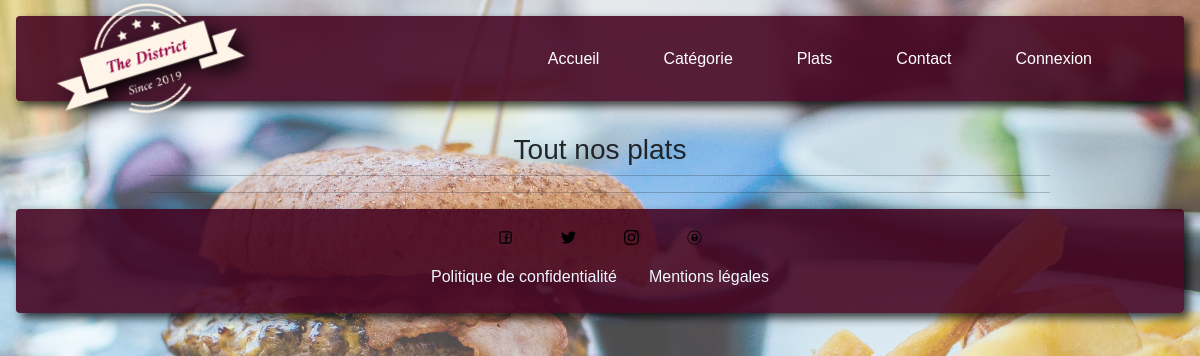
/index.php?page=plat, run on an earlier commit of the app's database.
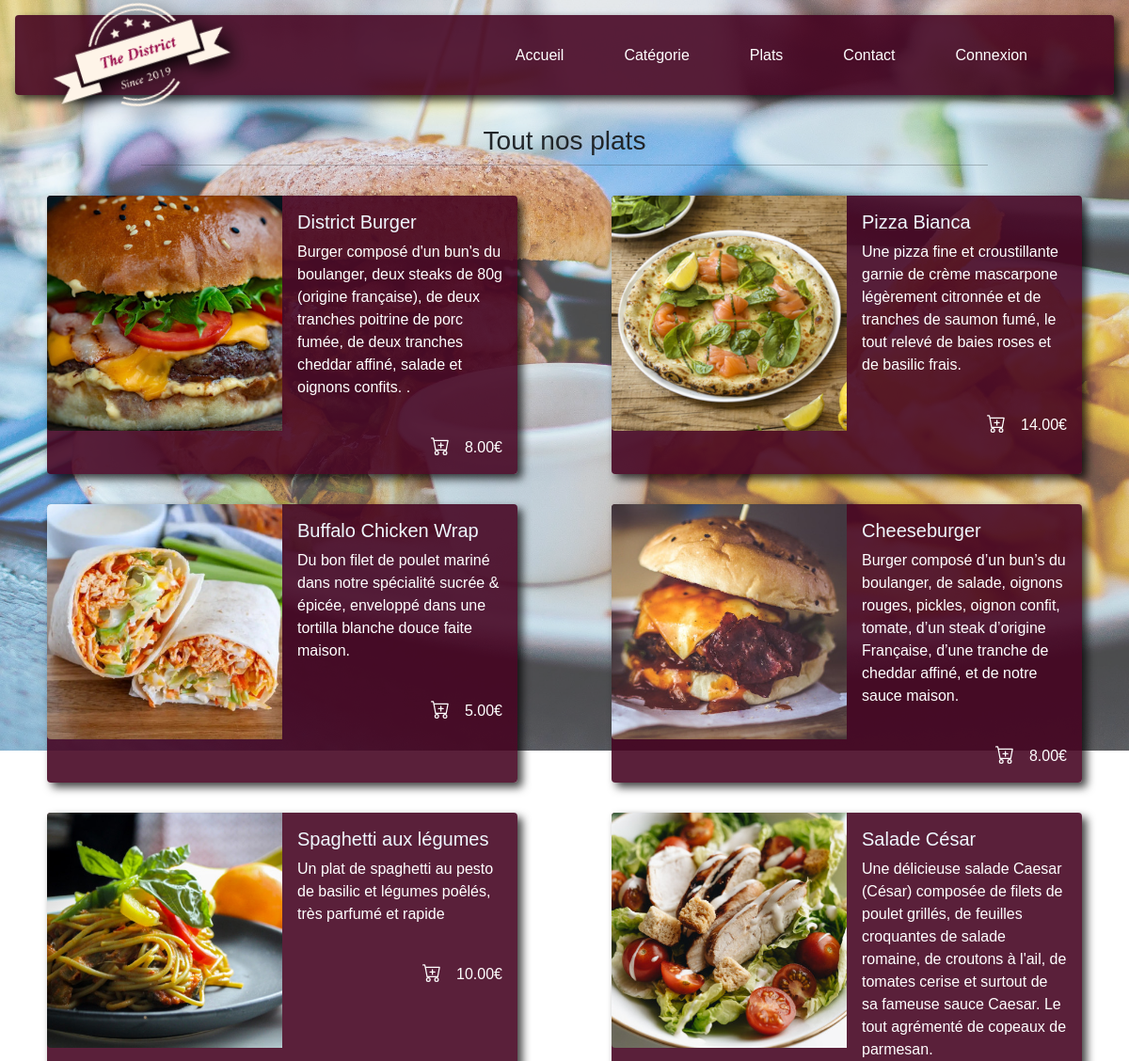
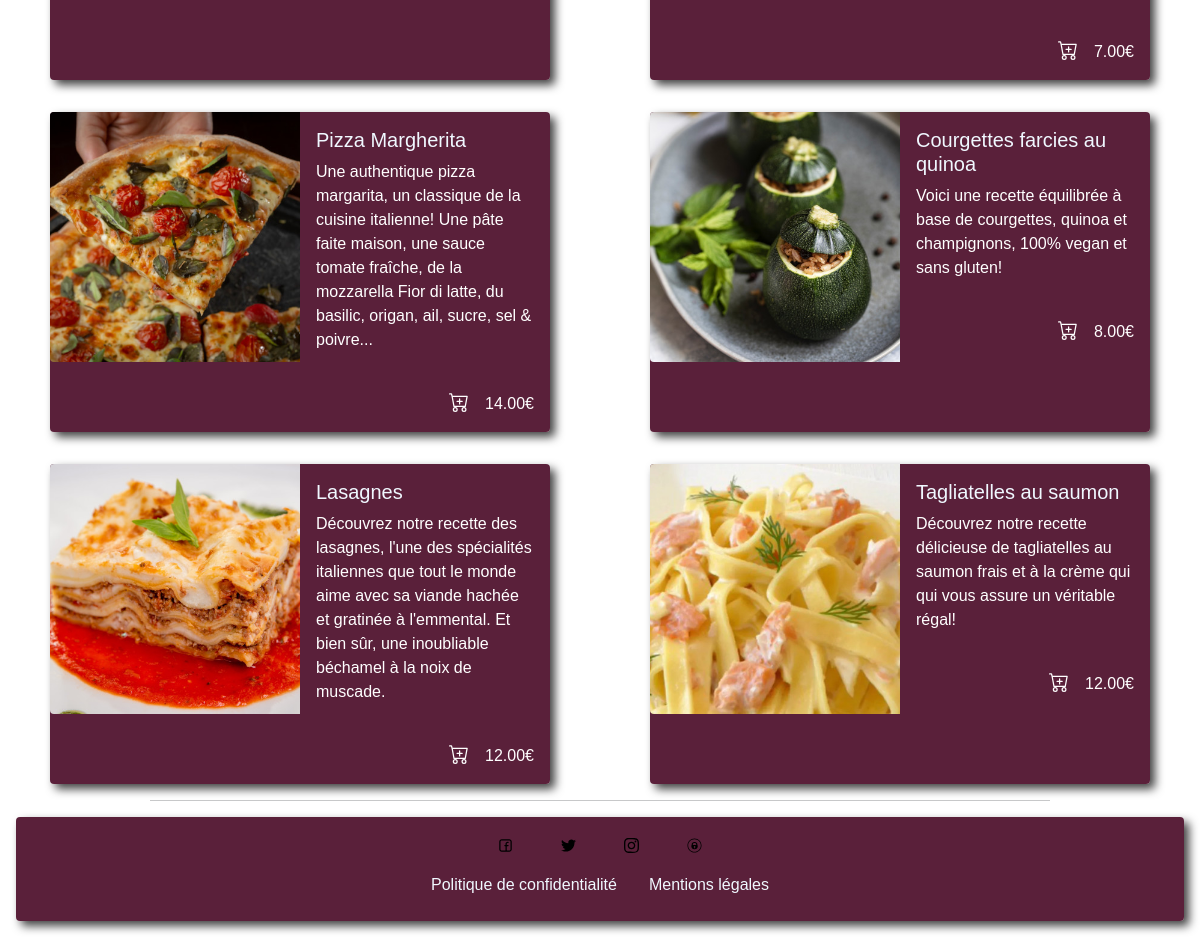
And on a later commit of the database (2 pictures, top to bottom).
### tables this page shows
CREATE TABLE IF NOT EXISTS `plat` (
  `id_plat` int(10) unsigned NOT NULL AUTO_INCREMENT,
  `libelle` varchar(100) NOT NULL,
  `description` text NOT NULL,
  `prix` decimal(10,2) NOT NULL,
  `image` varchar(255) NOT NULL,
  `id_categorie` int(10) unsigned NOT NULL,
  `active` varchar(10) NOT NULL,
  PRIMARY KEY (`id_plat`) USING BTREE,
  KEY `id_categorie` (`id_categorie`),
  CONSTRAINT `plat_fk1` FOREIGN KEY (`id_categorie`) REFERENCES `categorie` (`id_categorie`) ON DELETE NO ACTION ON UPDATE NO ACTION
);

### dao.php (called while the page is built, shortened)
<?php
function all_plat(){
    $db = connexionBase();
    $query = $db->query('SELECT * FROM plat WHERE LOWER(plat.active) = "yes"');
    $tab = $query->fetchAll(PDO::FETCH_OBJ);
    return $tab;
}
?>

### content/user/plat.php (the view, shortened to what this page needs)
<?php
include("dao.php");
$tab = all_plat();
?>
<main>
    <h3 class="d-flex justify-content-center mt-3">Tout nos plats</h3>
    <hr class="w-75 mx-auto mt-0 mb-3">
    <div class="d-flex justify-content-around flex-wrap mt-3">
        <?php foreach ($tab as $plat_all) : ?>
            <div class="d-flex justify-content-around mt-3 col-5">
                <div class="card mb-3 border-0 shd text-white">
                    <div class="row g-0">
                        <div class="col-md-6">
                            <img src="asset/img/food/<?= $plat_all->image ?>" class="img-fluid rounded-start" alt="<?= $plat_all->image ?>">
                        </div>
                        <div class="col-md-6">
                            <div class="card-body h-100">
                                <h5 class="card-title"><?= $plat_all->libelle ?></h5>
                                <p class="card-text"><?= $plat_all->description ?></p>
                                <br>
                                <div class="d-flex justify-content-end align-bottom h-100">
                                    <p class="card-text">
                                        <?= $plat_all->prix ?>€
                                    </p>
                                </div>
                            </div>
                        </div>
                    </div>
                </div>
            </div>
        <?php endforeach; ?>
        <hr class="w-75 mx-auto mt-0 mb-3">
</main>

### header.php (shortened to what this page needs)
<!DOCTYPE html>
<html lang="fr">
<head>
    <link href="https://cdn.jsdelivr.net/npm/bootstrap@5.1.3/dist/css/bootstrap.min.css" rel="stylesheet">
    <link href='asset/css/styles.css' rel='stylesheet'>
</head>
<body>
    <div class="wraper">
        <img class="bg" src="asset/img/bg3.jpg" alt="background_district_burger">
        <div class="content d-flex flex-column h-100">

### nav.php (shortened to what this page needs)
<header>
    <nav class="navbar navbar-expand-md rounded p-0 mnb">
        <div id="menu_container" class="container-fluid">
            <a class="navbar-brand col-4 col-md-2 mx-4 my-3" href="index.php">
                <img src="asset/img/the_district_brand/logo_transparent_sm.png" alt="responsive_logo_the_district" class="img-fluid logo_rt">
            </a>
            <div class="collapse navbar-collapse" id="navbarSupportedContent">
                <ul class="navbar-nav ms-md-auto me-md-5">
                    <li class="nav-item mx-4">
                        <a class="nav-link text-white" href="index.php">Accueil</a>
                    </li>
                    <li class="nav-item mx-4">
                        <a class="nav-link text-white" href="index.php?page=categorie">Catégorie</a>
                    </li>
                    <li class="nav-item mx-4">
                        <a class="nav-link text-white" href="index.php?page=plat">Plats</a>
                    </li>
                    <?php if (!isset($_SESSION['login'])) : ?>
                        <li class="nav-item mx-4 mb-4 mb-md-0">
                            <a class="nav-link text-white" href="index.php?page=contact">Contact</a>
                        </li>
                        <li class="nav-item mx-4 mb-4 mb-md-0">
                            <a class="nav-link text-white" href="index.php?page=c">Connexion</a>
                        </li>
                    <?php endif; ?>
                </ul>
            </div>
        </div>
    </nav>
</header>

### index.php (shortened to what this page needs)
<?php
    include('header.php');
    include('nav.php');
    if(isset($_REQUEST["page"])){
        switch($_REQUEST["page"]){
            case "plat":
                include("content/user/plat.php");
                break;
        }
    }
    else {
        include("content/user/accueil.php");
    }
    include('footer.php');
?>

### footer.php (shortened to what this page needs)
<footer class="footer mt-auto rounded mnb">
    <ul class="justify-content-center row mb-0 mt-2 px-0">
        <div class="col-4 row justify-content-center">
            <li class="list-group-item bg-transparent border-0 col-2 col-md-1 mx-3 p-2">
                <a href="#"><img class="img-fluid" src="asset/img/socials/facebook-svgrepo-com.svg" alt="socials_facebook"></a>
            </li>
            <li class="list-group-item bg-transparent border-0 col-2 col-md-1 mx-3 p-2">
                <a href="#"><img class="img-fluid " src="asset/img/socials/twitter-154-svgrepo-com.svg" alt="socials_instagram"></a>
            </li>
            <li class="list-group-item bg-transparent border-0 col-2 col-md-1 mx-3 p-2">
                <a href="#"><img class="img-fluid" src="asset/img/socials/instagram-167-svgrepo-com.svg" alt="socials_twitter"></a>
            </li>
            <li class="list-group-item bg-transparent border-0 col-2 col-md-1 mx-3 p-2">
                <a href="#"><img class="img-fluid" src="asset/img/socials/onlyfans-svgrepo-com.svg" alt="socials_onlyfans"></a>
            </li>
        </div>
    </ul>
    <ul class="d-flex justify-content-center mx-0 px-0">
        <li class="list-group-item bg-transparent border-0">
            <a href="?page=cgu">Politique de confidentialité</a>
        </li>
        <li class="list-group-item bg-transparent border-0">
            <a href="?page=mention">Mentions légales</a>
        </li>
    </ul>
</footer>
</div>
</div>
</body>
</html>

### asset/css/styles.css (style rules this page uses)
body { font-family: "Open_Sans", sans-serif; }
a:link { color: aliceblue; text-decoration: none; }
#menu_container { padding-bottom: 55px; padding-top: -45px; margin-top: -35px; margin-bottom: -90px; }
.logo_rt { transform: rotate(-17deg); filter: drop-shadow(6px 8px 10px #000); }
.wraper { overflow: hidden; position: relative; }
.bg { opacity: 0.7; position: fixed; left: 0; top: 0; width: 100%; background: url("../../asset/img/bg3.jpg") no-repeat center center; }
.content { position: relative; }
.shd { box-shadow: 5px 5px 10px 0px rgba(0, 0, 0, 0.75); -webkit-box-shadow: 5px 5px 10px 0px rgba(0, 0, 0, 0.75); -moz-box-shadow: 5px 5px 10px 0px rgba(0, 0, 0, 0.75); }
.mnb { box-shadow: 5px 5px 10px 0px rgba(0, 0, 0, 0.75); -webkit-box-shadow: 5px 5px 10px 0px rgba(0, 0, 0, 0.75); -moz-box-shadow: 5px 5px 10px 0px rgba(0, 0, 0, 0.75); background-color: #440320e1; color: aliceblue; margin: 1rem; }
h5 { color: aliceblue; }
.card { background-color: #440320e1; }

What changed in the data, as far as the page shows it:
added plat: image (picture), libelle "District Burger", description "Burger composé d'un bun's du boulanger, deux steaks de 80g (origine française), de deux tranches poitrine de porc fumée, de deux tranches cheddar affiné, salade et oignons confits. .", prix "8.00"
added plat: image (picture), libelle "Pizza Bianca", description "Une pizza fine et croustillante garnie de crème mascarpone légèrement citronnée et de tranches de saumon fumé, le tout relevé de baies roses et de basilic frais.", prix "14.00"
added plat: image (picture), libelle "Buffalo Chicken Wrap", description "Du bon filet de poulet mariné dans notre spécialité sucrée & épicée, enveloppé dans une tortilla blanche douce faite maison.", prix "5.00"
added plat: image (picture), libelle "Cheeseburger", description "Burger composé d’un bun’s du boulanger, de salade, oignons rouges, pickles, oignon confit, tomate, d’un steak d’origine Française, d’une tranche de cheddar affiné, et de notre sauce maison.", prix "8.00"
added plat: image (picture), libelle "Spaghetti aux légumes", description "Un plat de spaghetti au pesto de basilic et légumes poêlés, très parfumé et rapide", prix "10.00"
added plat: image (picture), libelle "Salade César", description "Une délicieuse salade Caesar (César) composée de filets de poulet grillés, de feuilles croquantes de salade romaine, de croutons à l'ail, de tomates cerise et surtout de sa fameuse sauce Caesar. Le tout agrémenté de copeaux de parmesan.", prix "7.00"
added plat: image (picture), libelle "Pizza Margherita", description "Une authentique pizza margarita, un classique de la cuisine italienne! Une pâte faite maison, une sauce tomate fraîche, de la mozzarella Fior di latte, du basilic, origan, ail, sucre, sel & poivre...", prix "14.00"
added plat: image (picture), libelle "Courgettes farcies au quinoa", description "Voici une recette équilibrée à base de courgettes, quinoa et champignons, 100% vegan et sans gluten!", prix "8.00"
added plat: image (picture), libelle "Lasagnes", description "Découvrez notre recette des lasagnes, l'une des spécialités italiennes que tout le monde aime avec sa viande hachée et gratinée à l'emmental. Et bien sûr, une inoubliable béchamel à la noix de muscade.", prix "12.00"
added plat: image (picture), libelle "Tagliatelles au saumon", description "Découvrez notre recette délicieuse de tagliatelles au saumon frais et à la crème qui qui vous assure un véritable régal!", prix "12.00"
